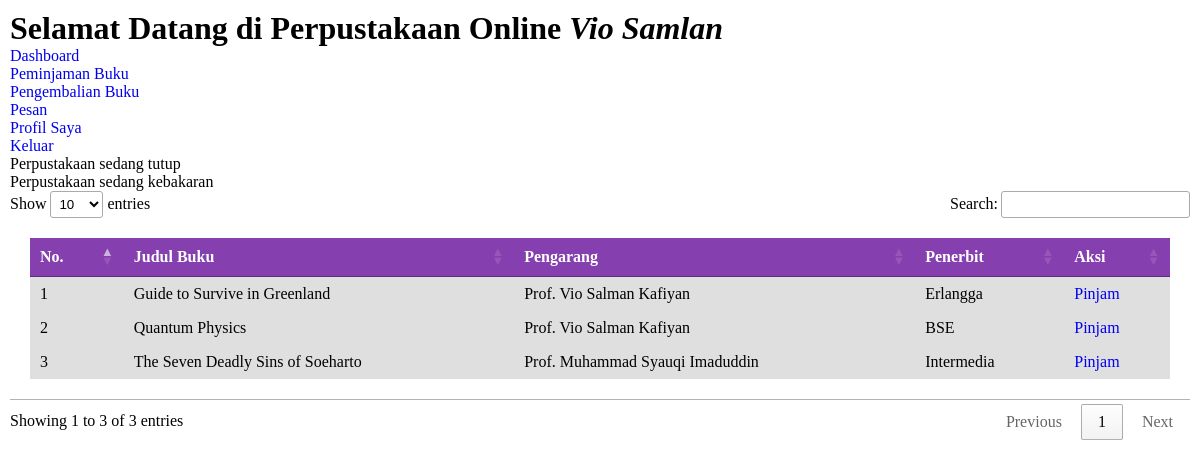
The app's page /user/index.php with its own data.
### tables this page shows
CREATE TABLE `user` (
  `id` int(11) NOT NULL,
  `kode` varchar(25) NOT NULL,
  `nis` char(20) NOT NULL,
  `fullname` varchar(50) NOT NULL,
  `username` varchar(50) NOT NULL,
  `password` text NOT NULL,
  `kelas` varchar(20) DEFAULT NULL,
  `alamat` text DEFAULT NULL,
  `verif` varchar(50) NOT NULL DEFAULT 'Akun terverifikasi',
  `role` enum('admin','user') NOT NULL,
  `join_date` datetime NOT NULL,
  `terakhir_login` datetime NOT NULL,
  `foto` text DEFAULT NULL
);

CREATE TABLE `pemberitahuan` (
  `id` int(11) NOT NULL,
  `isi` text NOT NULL,
  `level_user` enum('admin','user') DEFAULT NULL,
  `status` enum('aktif','nonaktif') NOT NULL
);

CREATE TABLE `buku` (
  `id` int(11) NOT NULL,
  `judul_buku` varchar(100) NOT NULL,
  `id_kategori` int(11) NOT NULL,
  `id_penerbit` int(11) NOT NULL,
  `pengarang` varchar(100) NOT NULL,
  `tahun_terbit` year(4) NOT NULL,
  `isbn` int(13) NOT NULL,
  `j_buku_baik` int(5) NOT NULL,
  `j_buku_rusak` int(5) NOT NULL,
  `foto` text DEFAULT NULL
);

CREATE TABLE `penerbit` (
  `id` int(11) NOT NULL,
  `kode` varchar(20) NOT NULL,
  `nama` varchar(50) NOT NULL,
  `verif` varchar(50) NOT NULL DEFAULT 'Akun terverifikasi'
);

### class/Database.php (called while the page is built, shortened)
<?php
class Database {
    private $hostname = "localhost";
    private $username = "root";
    private $password = "";
    private $database = "db_perpustakaan";
    public function __construct(){
        $this->db = mysqli_connect($this->hostname, $this->username, $this->password, $this->database);
    }
}
?>

### class/User.php (called while the page is built, shortened)
<?php
include_once("Database.php");
class User extends Database{
    public function find($id){
        $sql = "SELECT * FROM user WHERE id='$id'";
        return $this->db->query($sql)->fetch_assoc();
    }
}
?>

### class/Pemberitahuan.php (called while the page is built, shortened)
<?php
include_once("Database.php");
class Pemberitahuan extends Database{
    public function all(){
        $sql = "SELECT * FROM pemberitahuan WHERE status = 'aktif'";
        return $this->db->query($sql)->fetch_all(MYSQLI_ASSOC) ;
    }
}
?>

### class/Buku.php (called while the page is built, shortened)
<?php
include_once("Database.php");
class Buku extends Database{
    public function all(){
        $sql = "SELECT buku.id, buku.judul_buku, buku.pengarang, penerbit.nama as nama_penerbit, buku.j_buku_baik, buku.j_buku_rusak, buku.j_buku_baik + buku.j_buku_rusak as jumlah FROM buku, penerbit WHERE buku.id_penerbit = penerbit.id";
        return $this->db->query($sql)->fetch_all(MYSQLI_ASSOC);
    }
}
?>

### user/index.php (the view, shortened to what this page needs)
<?php
include_once("../class/Pemberitahuan.php");
include_once("../class/Buku.php");
$pemberitahuan = new Pemberitahuan;
$data_pemberitahuan = $pemberitahuan->all();
$buku = new Buku;
$data_buku = $buku->all();
?>
<!DOCTYPE html>
<html lang="en">
<head>
    <link rel="stylesheet" href="../assets/css/style.css" type="text/css">
    <?php include("../partials/t_script_js.php") ?>
</head>
<body>
    <div class="container">
    <?php include("../partials/sidebar.php"); ?>
    <div class="pemberitahuan">
        <?php
            foreach($data_pemberitahuan as $pemberitahuan){
                ?>
                    <div class="alert alert-info">
                        <span><?= $pemberitahuan["isi"]?></span>
                    </div>
                <?php
            }
        ?>
    </div>
    <div class="table">
        <table id="jquery-tab">
            <thead>
                <tr>
                    <th>No.</th>
                    <th>Judul Buku</th>
                    <th>Pengarang</th>
                    <th>Penerbit</th>
                    <th>Aksi</th>
                </tr>
            </thead>
            <tbody>
            <?php
            foreach($data_buku as $key => $buku){
            ?>
                <tr>
                    <td><?= $key +1 ?></td>
                    <td><?= $buku["judul_buku"]?></td>
                    <td><?= $buku["pengarang"] ?></td>
                    <td><?= $buku["nama_penerbit"] ?></td>
                    <td><a href="form_peminjaman.php?id_buku=<?= $buku["id"] ?>">Pinjam</a></td>
                </tr>
                <?php
            }
            ?>
            </tbody>
        </table>
    </div>
    </div>
</body>
</html>

### partials/t_script_js.php (shortened to what this page needs)
<link rel="stylesheet" href="//cdn.datatables.net/1.13.1/css/jquery.dataTables.min.css">

### partials/sidebar.php
<?php
include_once("../class/User.php");
$user = new User;
$data_user = $user->find(2);
?>
<div class="sidebar">
    <h1>Selamat Datang di Perpustakaan Online <i><?= $data_user["fullname"] ?></i></h1>
    <ul>
        <li> <a href="index.php">Dashboard</a></li>
        <li> <a href="peminjaman.php">Peminjaman Buku</a></li>
        <li> <a href="pengembalian.php">Pengembalian Buku</a></li>
        <li> <a href="pesan.php">Pesan</a></li>
        <li> <a href="profil.php">Profil Saya</a></li>
        <li> <a href="../logout.php">Keluar</a></li>
    </ul>
</div>

### assets/css/style.css (style rules this page uses)
* { margin: 0; padding: 0; box-sizing: border-box; list-style: none; text-decoration: none; }
.container { padding: 10px; }
.table table { width: 100%; padding: 20px; }
.table table th { background-color: #863faf; color: white; padding: 10px; font-weight: 400; }
.table table td { background-color: #dfdfdf; padding: 8px; text-align: justify; }

### records on screen
user: fullname "Vio Samlan"
pemberitahuan: isi "Perpustakaan sedang tutup"
pemberitahuan: isi "Perpustakaan sedang kebakaran"
buku: judul_buku "Guide to Survive in Greenland", pengarang "Prof. Vio Salman Kafiyan", id_penerbit.nama "Erlangga"
buku: judul_buku "Quantum Physics", pengarang "Prof. Vio Salman Kafiyan", id_penerbit.nama "BSE"
buku: judul_buku "The Seven Deadly Sins of Soeharto", pengarang "Prof. Muhammad Syauqi Imaduddin", id_penerbit.nama "Intermedia"
